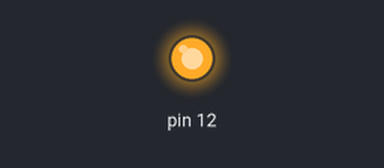
Bench run of a sketch on a simulated Arduino Uno, built with avr-gcc and run on an emulated ATmega328P. On the bench: output pins drawn as LEDs (lit = HIGH).

Above: at 1.0 s.
At 3.0 s:
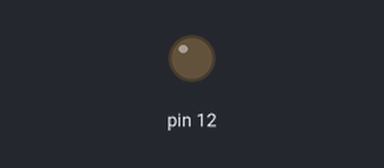
Timing chart, 0 to 5.2 s (numbered marks = the images above):
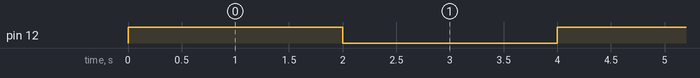

Measured:
- by itself, pin 12: alternates HIGH for 2.0 s and LOW for 2.0 s

The sketch:

AktifBuzzer.ino
```cpp
void setup() {
  pinMode(12 , OUTPUT);
  digitalWrite(12 , LOW);

}

void loop() {
  digitalWrite(12 , HIGH);
  delay(2000);
  digitalWrite(12 , LOW);
  delay(2000);


}
```
